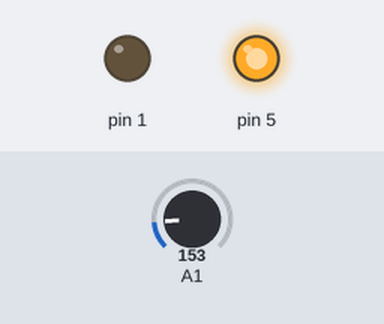
Recording of a sketch running on a simulated Arduino Uno, built with avr-gcc and run on an emulated ATmega328P. Shown: output pins drawn as LEDs (lit = HIGH). The inputs (shaded band) are chosen by the test bench; at power-on: A1 = 153.

Above: at 1.2 s.
1.3 s: A1 set to 142
At 1.6 s:
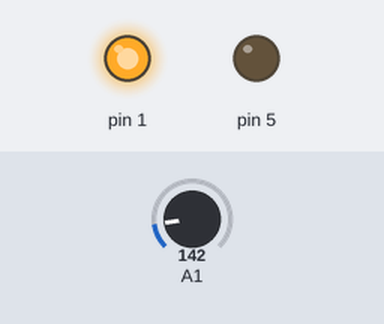
2.8 s: A1 set to 165
At 4.0 s:
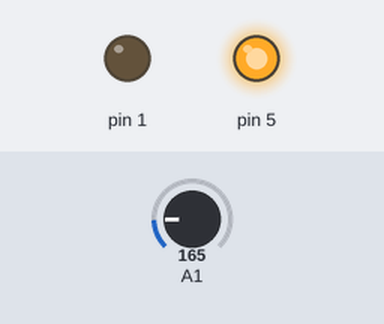
4.3 s: A1 set to 133
At 5.1 s:
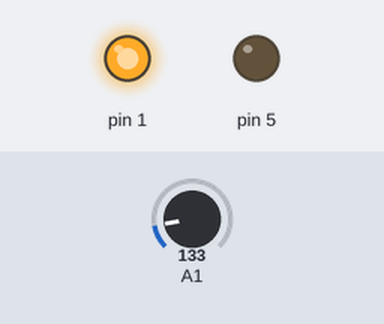
Timing chart, 0 to 7.3 s (numbered marks = the images above; inputs shaded):
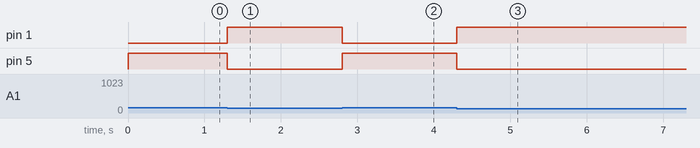

Measured:
- the behaviour switches between 151 and 150 on A1 (found by bisection; images 0 and 1)
- after the input at 1.3 s, pin 1: LOW → HIGH at once; pin 5: HIGH → LOW at once
- after the input at 2.8 s, pin 1: HIGH → LOW at once; pin 5: LOW → HIGH at once
- after the input at 4.3 s, pin 1: LOW → HIGH at once; pin 5: HIGH → LOW at once

The sketch:

lecture6chapter4ex4.ino
```cpp
/* Ch4, ex4 solution
Components:
1 RGB Led
2 Resistors 220 Ohm
1 Breadboard
1 5V regulator
1 9V battery
1 ATtiny
1 TMP36 sensor
Jumper Wires
*/


void setup()
{
  pinMode(1, OUTPUT);
  pinMode(5, OUTPUT);
  // Serial.begin(9600);

}

void loop()
{
  int d = analogRead(A1);

  /*
  float voltage = d * (5.0 / 1023.0);
  float temperature = voltage * 100;

  Serial.print("Current d value: ");
  Serial.print(d);
  Serial.print(" which is: ");
  Serial.print(voltage, 3);
  Serial.print(" volt and: ");
  Serial.print(temperature, 1);
  Serial.println(" Celcius");
  */

  if (d > 150) {
    digitalWrite(1, LOW);
    digitalWrite(5, HIGH);
  } else {
    digitalWrite(1, HIGH);
    digitalWrite(5, LOW);
  }
}
```
